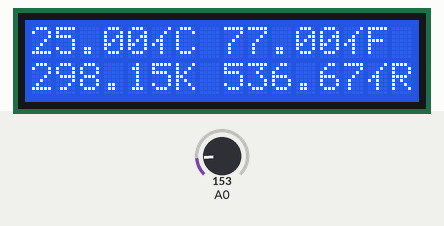
Bench run of a sketch on a simulated Arduino Uno, built with avr-gcc and run on an emulated ATmega328P. Parts: 16×2 character LCD. Inputs (shaded band) come from the test bench; at power-on: A0 = 153.

Above: at 1.2 s.
1.3 s: A0 set to 165
At 2.8 s:
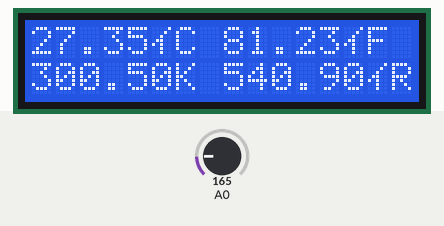
5.4 s: A0 set to 175
At 6.9 s:
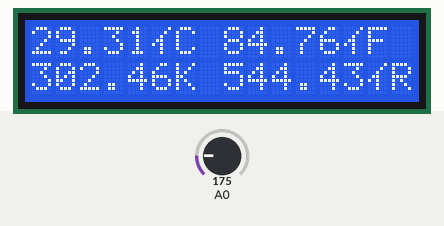
8.6 s: A0 set to 191
At 9.4 s:
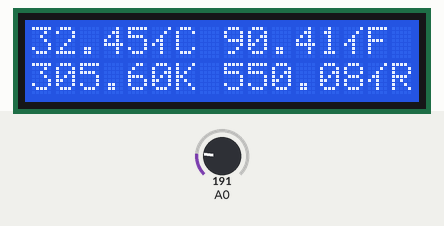
Timing chart, 0 to 11.6 s (numbered marks = the images above; inputs shaded):
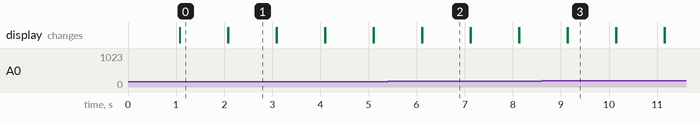

Measured:
- after the input at 1.3 s, the display: first differs from a run without the input after 0.78 s (image 1)
- after the input at 5.4 s, the display: first differs from a run without the input after 0.72 s (image 2)
- after the input at 8.6 s, the display: first differs from a run without the input after 0.54 s (image 3)
- what the display in image 1 shows lasts 1.0 s, from 2.1 s to 3.1 s

The sketch:

partB.ino
```cpp
/*

    Lab 9 -- Part B
    LCD & TMP36
    Samuel Volk, 2014


    The arduino is connected to a TMP36 and a 2x16 LCD display. It will read
    the voltages off the TMP36 and then display the reading on the LCD screen.

*/

#include <LiquidCrystal.h>

#define DEGREES B10110010

// Pins
const int tmp36 = 0;

// Constants
const int rows = 2;
const int cols = 16;

// LCD setup
LiquidCrystal lcd(12, 11, 5, 4, 3, 2);

void setup()
{
    // LCD Display
    lcd.begin(rows, cols);
}


void loop()
{
    // read TMP36
    int reading = analogRead(0);

    float voltage, celsius, fahrenheit, kelvin, rankine;


    // calculate values
    // millivolts
    voltage = map(reading, 0, 255, 0, 5000);
    // Celsius
    celsius = (voltage - 500.0) / 100.0;
    // Fahrenheit
    fahrenheit = celsius * (9.0/5.0) + 32.0;
    // Kelvin
    kelvin = celsius + 273.15;
    // Rankine
    rankine = (celsius + 273.15) * (9.0/5.0);

    // display values
    // Celsius
    lcd.print(celsius);
    lcd.write(DEGREES);
    lcd.print("C");
    // Fahrenheit
    lcd.setCursor(8, 0);
    lcd.print(fahrenheit);
    lcd.write(DEGREES);
    lcd.print("F");
    // Kelvin
    lcd.setCursor(0, 1);
    lcd.print(kelvin);
    //lcd.write(DEGREES);
    lcd.print("K");
    // Rankine
    lcd.setCursor(8, 1);
    lcd.print(rankine);
    lcd.write(DEGREES);
    lcd.write("R");

    delay(1000);
    lcd.clear();
}
```
